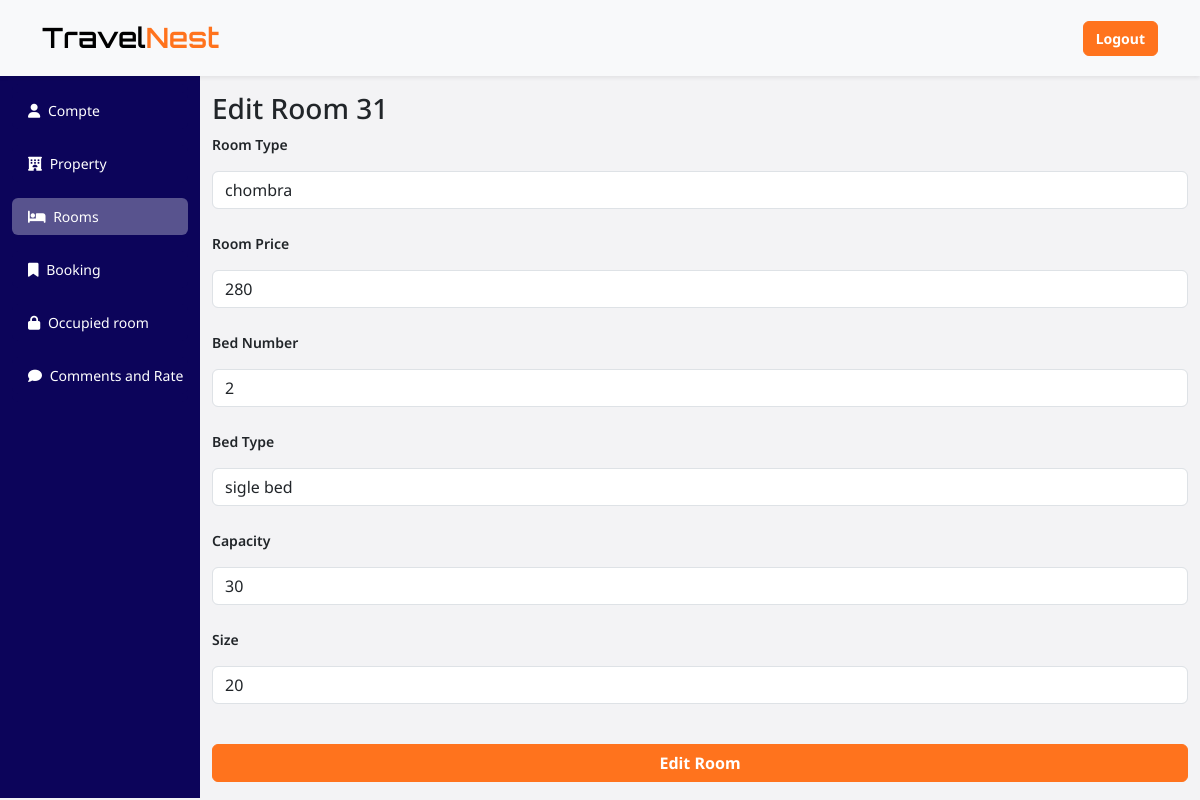
Screenshot of /property/editroom.php?id=31&hotel_id=27 (signed in) with the database file from the repository.
### tables this page shows
CREATE TABLE `room` (
  `id` int(11) NOT NULL,
  `hotel_id` int(11) NOT NULL,
  `price` int(11) NOT NULL,
  `capacity` int(11) NOT NULL,
  `bednbr` int(11) DEFAULT NULL,
  `bedtype` varchar(511) DEFAULT NULL,
  `size` int(11) DEFAULT NULL,
  `type` varchar(1024) DEFAULT NULL
);

### property/editroom.php (the view, shortened to what this page needs)
<?php
  include('../db.php');
  $room_id = $_GET['id'];
    $hotel_id = $_GET['hotel_id'];
    $sql = 'select * from room where id = "'.$room_id.'" and hotel_id = "'.$hotel_id.'"';
    $rslt = mysqli_query($conn, $sql);
    $row = mysqli_fetch_assoc($rslt);
?>
<!DOCTYPE html>
<html lang="en">
<head>
    <link rel="stylesheet" href="../css/bootstrap.css">
    <link rel="stylesheet" href="../css/style.css">
    <link rel="stylesheet" href="https://cdnjs.cloudflare.com/ajax/libs/font-awesome/6.5.1/css/all.min.css" />
    <link rel="stylesheet" href="https://cdn.jsdelivr.net/npm/bootstrap-icons@1.11.3/font/bootstrap-icons.min.css">
</head>
<body>
    <?php include('header.php'); ?>
    <div class="container-fluid">
        <div class="row  flex-nowrap">
            <div class="col-2 dash-nav py-2 bg-info text-white" style="overflow-x:hidden !important; font-size: 14px !important">
              <form action="" method="post">
              <ul class="list-group dash-nav-ui  bg-info text-white" id="dash-nav-ui">
                <li class="list-group-item rounded bg-info text-white bg-info my-2" style="border: none !important;" ><a class="text-white bg-info link" href="partner.php"><i style="margin-left:0 !important" class="mx-1 fa-solid fa-user"></i> <span>Compte</span></a></li>
                <li class="list-group-item rounded bg-info text-white bg-info my-2" style="border: none !important;" ><a class="text-white bg-info link" href="property.php"><i style="margin-left:0 !important" class="mx-1 fa-solid fa-hotel"></i> <span>Property</span></a></li>
                <li class="list-group-item rounded bg-info text-white bg-info my-2 active" style="border: none !important;" ><a class="text-white bg-info link" href="rooms.php"><i style="margin-left:0 !important" class="mx-1 fa-solid fa-bed"></i> <span>Rooms</span></a></li>
                <li class="list-group-item rounded bg-info text-white bg-info my-2" style="border: none !important;" ><a class="text-white bg-info link" href="booking.php"><i style="margin-left:0 !important" class="mx-1 fa-solid fa-bookmark"></i> <span>Booking</span></a></li>
                <li class="list-group-item rounded bg-info text-white bg-info my-2" style="border: none !important;" ><a class="text-white bg-info link" href="occupedroom.php"><i style="margin-left:0 !important" class="mx-1 fa-solid fa-lock"></i> <span>Occupied room</span></a></li>
                <li class="list-group-item rounded bg-info text-white bg-info my-2" style="border: none !important;" ><a class="text-white bg-info link" href="commentrate.php"><i style="margin-left:0 !important" class="mx-1 fa-solid fa-comment"></i> <span>Comments and Rate</span></a></li>
              </ul>
              </form>
            </div>
            <div class="col py-3">
                <h3>Edit Room <?php echo $room_id ?></h3>
                <form action="editroom.php" method="post" enctype="multipart/form-data">
                    <div class="d-flex flex-row flex-wrap gap-3">
                    <label for="room">Room Type</label>
                    <input type="text" name="type" class="form-control mb-2" value="<?php echo $row['type'] ?>" required>
                    <label for="room">Room Price</label>
                    <input placeholder="$" type="text" name="price" class="form-control mb-2" value="<?php echo $row['price'] ?>" required>
                    <label for="room">Bed Number</label>
                    <input type="text" name="bed" class="form-control mb-2" value="<?php echo $row['bednbr'] ?>" required>
                    <label for="room">Bed Type</label>
                    <input type="text" name="bedtype" class="form-control mb-2" value="<?php echo $row['bedtype'] ?>" required>
                    <label for="room">Capacity</label>
                    <input type="number" name="capacity" class="form-control mb-2" value="<?php echo $row['capacity'] ?>" required>
                    <label for="room">Size</label>
                    <input type="text" name="size" placeholder=m&sup2 class="form-control mb-2" value="<?php echo $row['size'] ?>" required>
                    <button type="submit" name="editroom" class="btn btn-primary text-white fw-bold" style="width: 100%; margin-top: 16px;">Edit Room</button>
                </form>
            </div>
        </div>
    </div>
</body>
</html>

### property/editroom.php (style rules this page uses)
h1, h2, h3, h4, p, .btn, label, input, select, option,a { font-family: 'Noto Sans', sans-serif !important; }
a { text-decoration: none; }
body { background-color: #f3f3f5; }
li { transition: 0.2s background-color; }
a { transition: 0.2s background-color; }
.dash-nav-ui { position: relative; flex-shrink: 0; }
.link { white-space: nowrap !important; overflow: hidden; }
.active a { background-color: #58538e !important; }
.active { background-color: #58538e !important; }
label { font-size: 14px; font-weight: 600; }
input::placeholder { color: #00000050 !important; font-weight: 600 !important; }

### rows the page displays
room: type "chombra", price "280", bed "2", bedtype "sigle bed", capacity "30", size "20"

### other values shown
$room_id "31"
